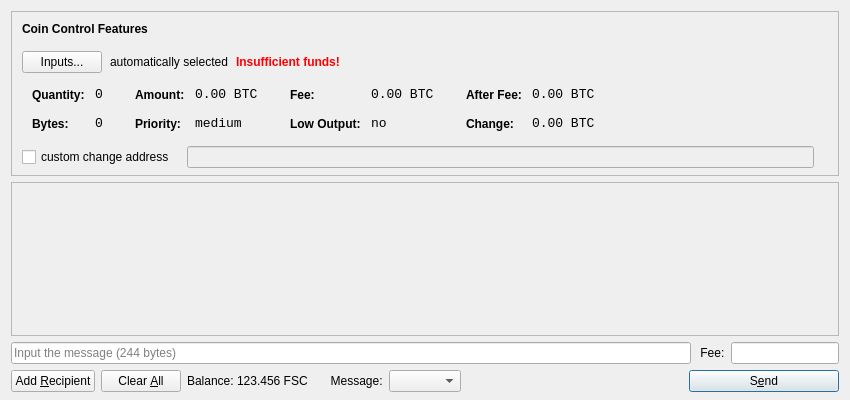
<?xml version="1.0" encoding="UTF-8"?>
<ui version="4.0">
 <class>SendCoinsDialog</class>
 <widget class="QDialog" name="SendCoinsDialog">
  <property name="geometry">
   <rect>
    <x>0</x>
    <y>0</y>
    <width>850</width>
    <height>400</height>
   </rect>
  </property>
  <property name="windowTitle">
   <string>Send Coins</string>
  </property>
  <layout class="QVBoxLayout" name="verticalLayout" stretch="0,1,0,0">
   <property name="bottomMargin">
    <number>8</number>
   </property>
   <item>
    <widget class="QFrame" name="frameCoinControl">
     <property name="sizePolicy">
      <sizepolicy hsizetype="Expanding" vsizetype="Expanding">
       <horstretch>0</horstretch>
       <verstretch>0</verstretch>
      </sizepolicy>
     </property>
     <property name="maximumSize">
      <size>
       <width>16777215</width>
       <height>16777215</height>
      </size>
     </property>
     <property name="frameShape">
      <enum>QFrame::StyledPanel</enum>
     </property>
     <property name="frameShadow">
      <enum>QFrame::Sunken</enum>
     </property>
     <layout class="QVBoxLayout" name="verticalLayoutCoinControl2">
      <property name="spacing">
       <number>6</number>
      </property>
      <property name="leftMargin">
       <number>0</number>
      </property>
      <property name="topMargin">
       <number>0</number>
      </property>
      <property name="rightMargin">
       <number>0</number>
      </property>
      <property name="bottomMargin">
       <number>6</number>
      </property>
      <item>
       <layout class="QVBoxLayout" name="verticalLayoutCoinControl" stretch="0,0,0,0,1">
        <property name="spacing">
         <number>0</number>
        </property>
        <property name="leftMargin">
         <number>10</number>
        </property>
        <property name="topMargin">
         <number>10</number>
        </property>
        <item>
         <layout class="QHBoxLayout" name="horizontalLayoutCoinControl1">
          <property name="bottomMargin">
           <number>15</number>
          </property>
          <item>
           <widget class="QLabel" name="labelCoinControlFeatures">
            <property name="sizePolicy">
             <sizepolicy hsizetype="Preferred" vsizetype="Maximum">
              <horstretch>0</horstretch>
              <verstretch>0</verstretch>
             </sizepolicy>
            </property>
            <property name="font">
             <font>
              <weight>75</weight>
              <bold>true</bold>
             </font>
            </property>
            <property name="styleSheet">
             <string notr="true">font-weight:bold;</string>
            </property>
            <property name="text">
             <string>Coin Control Features</string>
            </property>
           </widget>
          </item>
         </layout>
        </item>
        <item>
         <layout class="QHBoxLayout" name="horizontalLayoutCoinControl2" stretch="0,0,0,0">
          <property name="spacing">
           <number>8</number>
          </property>
          <property name="bottomMargin">
           <number>10</number>
          </property>
          <item>
           <widget class="QPushButton" name="pushButtonCoinControl">
            <property name="styleSheet">
             <string notr="true"/>
            </property>
            <property name="text">
             <string>Inputs...</string>
            </property>
           </widget>
          </item>
          <item>
           <widget class="QLabel" name="labelCoinControlAutomaticallySelected">
            <property name="text">
             <string>automatically selected</string>
            </property>
            <property name="margin">
             <number>5</number>
            </property>
           </widget>
          </item>
          <item>
           <widget class="QLabel" name="labelCoinControlInsuffFunds">
            <property name="font">
             <font>
              <weight>75</weight>
              <bold>true</bold>
             </font>
            </property>
            <property name="styleSheet">
             <string notr="true">color:red;font-weight:bold;</string>
            </property>
            <property name="text">
             <string>Insufficient funds!</string>
            </property>
            <property name="margin">
             <number>5</number>
            </property>
           </widget>
          </item>
          <item>
           <spacer name="horizontalSpacerCoinControl">
            <property name="orientation">
             <enum>Qt::Horizontal</enum>
            </property>
            <property name="sizeHint" stdset="0">
             <size>
              <width>40</width>
              <height>1</height>
             </size>
            </property>
           </spacer>
          </item>
         </layout>
        </item>
        <item>
         <widget class="QWidget" name="widgetCoinControl" native="true">
          <property name="sizePolicy">
           <sizepolicy hsizetype="Preferred" vsizetype="Preferred">
            <horstretch>0</horstretch>
            <verstretch>0</verstretch>
           </sizepolicy>
          </property>
          <property name="minimumSize">
           <size>
            <width>0</width>
            <height>0</height>
           </size>
          </property>
          <property name="styleSheet">
           <string notr="true"/>
          </property>
          <layout class="QHBoxLayout" name="horizontalLayoutCoinControl5">
           <property name="margin">
            <number>0</number>
           </property>
           <item>
            <layout class="QHBoxLayout" name="horizontalLayoutCoinControl3" stretch="0,0,0,1">
             <property name="spacing">
              <number>20</number>
             </property>
             <property name="topMargin">
              <number>0</number>
             </property>
             <property name="bottomMargin">
              <number>10</number>
             </property>
             <item>
              <layout class="QFormLayout" name="formLayoutCoinControl1">
               <property name="horizontalSpacing">
                <number>10</number>
               </property>
               <property name="verticalSpacing">
                <number>14</number>
               </property>
               <property name="leftMargin">
                <number>10</number>
               </property>
               <property name="topMargin">
                <number>4</number>
               </property>
               <property name="rightMargin">
                <number>6</number>
               </property>
               <item row="0" column="0">
                <widget class="QLabel" name="labelCoinControlQuantityText">
                 <property name="styleSheet">
                  <string notr="true">font-weight:bold;</string>
                 </property>
                 <property name="text">
                  <string>Quantity:</string>
                 </property>
                 <property name="margin">
                  <number>0</number>
                 </property>
                </widget>
               </item>
               <item row="0" column="1">
                <widget class="QLabel" name="labelCoinControlQuantity">
                 <property name="font">
                  <font>
                   <family>Monospace</family>
                   <pointsize>10</pointsize>
                  </font>
                 </property>
                 <property name="cursor">
                  <cursorShape>IBeamCursor</cursorShape>
                 </property>
                 <property name="contextMenuPolicy">
                  <enum>Qt::ActionsContextMenu</enum>
                 </property>
                 <property name="text">
                  <string notr="true">0</string>
                 </property>
                 <property name="margin">
                  <number>0</number>
                 </property>
                 <property name="textInteractionFlags">
                  <set>Qt::LinksAccessibleByMouse|Qt::TextSelectableByKeyboard|Qt::TextSelectableByMouse</set>
                 </property>
                </widget>
               </item>
               <item row="1" column="0">
                <widget class="QLabel" name="labelCoinControlBytesText">
                 <property name="styleSheet">
                  <string notr="true">font-weight:bold;</string>
                 </property>
                 <property name="text">
                  <string>Bytes:</string>
                 </property>
                </widget>
               </item>
               <item row="1" column="1">
                <widget class="QLabel" name="labelCoinControlBytes">
                 <property name="font">
                  <font>
                   <family>Monospace</family>
                   <pointsize>10</pointsize>
                  </font>
                 </property>
                 <property name="cursor">
                  <cursorShape>IBeamCursor</cursorShape>
                 </property>
                 <property name="contextMenuPolicy">
                  <enum>Qt::ActionsContextMenu</enum>
                 </property>
                 <property name="text">
                  <string notr="true">0</string>
                 </property>
                 <property name="textInteractionFlags">
                  <set>Qt::LinksAccessibleByMouse|Qt::TextSelectableByKeyboard|Qt::TextSelectableByMouse</set>
                 </property>
                </widget>
               </item>
              </layout>
             </item>
             <item>
              <layout class="QFormLayout" name="formLayoutCoinControl2">
               <property name="horizontalSpacing">
                <number>10</number>
               </property>
               <property name="verticalSpacing">
                <number>14</number>
               </property>
               <property name="leftMargin">
                <number>6</number>
               </property>
               <property name="topMargin">
                <number>4</number>
               </property>
               <property name="rightMargin">
                <number>6</number>
               </property>
               <item row="0" column="0">
                <widget class="QLabel" name="labelCoinControlAmountText">
                 <property name="styleSheet">
                  <string notr="true">font-weight:bold;</string>
                 </property>
                 <property name="text">
                  <string>Amount:</string>
                 </property>
                 <property name="margin">
                  <number>0</number>
                 </property>
                </widget>
               </item>
               <item row="0" column="1">
                <widget class="QLabel" name="labelCoinControlAmount">
                 <property name="font">
                  <font>
                   <family>Monospace</family>
                   <pointsize>10</pointsize>
                  </font>
                 </property>
                 <property name="cursor">
                  <cursorShape>IBeamCursor</cursorShape>
                 </property>
                 <property name="contextMenuPolicy">
                  <enum>Qt::ActionsContextMenu</enum>
                 </property>
                 <property name="text">
                  <string notr="true">0.00 BTC</string>
                 </property>
                 <property name="textInteractionFlags">
                  <set>Qt::LinksAccessibleByMouse|Qt::TextSelectableByKeyboard|Qt::TextSelectableByMouse</set>
                 </property>
                </widget>
               </item>
               <item row="1" column="0">
                <widget class="QLabel" name="labelCoinControlPriorityText">
                 <property name="styleSheet">
                  <string notr="true">font-weight:bold;</string>
                 </property>
                 <property name="text">
                  <string>Priority:</string>
                 </property>
                </widget>
               </item>
               <item row="1" column="1">
                <widget class="QLabel" name="labelCoinControlPriority">
                 <property name="font">
                  <font>
                   <family>Monospace</family>
                   <pointsize>10</pointsize>
                  </font>
                 </property>
                 <property name="cursor">
                  <cursorShape>IBeamCursor</cursorShape>
                 </property>
                 <property name="contextMenuPolicy">
                  <enum>Qt::ActionsContextMenu</enum>
                 </property>
                 <property name="text">
                  <string>medium</string>
                 </property>
                 <property name="textInteractionFlags">
                  <set>Qt::LinksAccessibleByMouse|Qt::TextSelectableByKeyboard|Qt::TextSelectableByMouse</set>
                 </property>
                </widget>
               </item>
              </layout>
             </item>
             <item>
              <layout class="QFormLayout" name="formLayoutCoinControl3">
               <property name="horizontalSpacing">
                <number>10</number>
               </property>
               <property name="verticalSpacing">
                <number>14</number>
               </property>
               <property name="leftMargin">
                <number>6</number>
               </property>
               <property name="topMargin">
                <number>4</number>
               </property>
               <property name="rightMargin">
                <number>6</number>
               </property>
               <item row="0" column="0">
                <widget class="QLabel" name="labelCoinControlFeeText">
                 <property name="styleSheet">
                  <string notr="true">font-weight:bold;</string>
                 </property>
                 <property name="text">
                  <string>Fee:</string>
                 </property>
                 <property name="margin">
                  <number>0</number>
                 </property>
                </widget>
               </item>
               <item row="0" column="1">
                <widget class="QLabel" name="labelCoinControlFee">
                 <property name="font">
                  <font>
                   <family>Monospace</family>
                   <pointsize>10</pointsize>
                  </font>
                 </property>
                 <property name="cursor">
                  <cursorShape>IBeamCursor</cursorShape>
                 </property>
                 <property name="contextMenuPolicy">
                  <enum>Qt::ActionsContextMenu</enum>
                 </property>
                 <property name="text">
                  <string notr="true">0.00 BTC</string>
                 </property>
                 <property name="textInteractionFlags">
                  <set>Qt::LinksAccessibleByMouse|Qt::TextSelectableByKeyboard|Qt::TextSelectableByMouse</set>
                 </property>
                </widget>
               </item>
               <item row="1" column="0">
                <widget class="QLabel" name="labelCoinControlLowOutputText">
                 <property name="styleSheet">
                  <string notr="true">font-weight:bold;</string>
                 </property>
                 <property name="text">
                  <string>Low Output:</string>
                 </property>
                </widget>
               </item>
               <item row="1" column="1">
                <widget class="QLabel" name="labelCoinControlLowOutput">
                 <property name="font">
                  <font>
                   <family>Monospace</family>
                   <pointsize>10</pointsize>
                  </font>
                 </property>
                 <property name="cursor">
                  <cursorShape>IBeamCursor</cursorShape>
                 </property>
                 <property name="contextMenuPolicy">
                  <enum>Qt::ActionsContextMenu</enum>
                 </property>
                 <property name="text">
                  <string>no</string>
                 </property>
                 <property name="textInteractionFlags">
                  <set>Qt::LinksAccessibleByMouse|Qt::TextSelectableByKeyboard|Qt::TextSelectableByMouse</set>
                 </property>
                </widget>
               </item>
              </layout>
             </item>
             <item>
              <layout class="QFormLayout" name="formLayoutCoinControl4">
               <property name="horizontalSpacing">
                <number>10</number>
               </property>
               <property name="verticalSpacing">
                <number>14</number>
               </property>
               <property name="leftMargin">
                <number>6</number>
               </property>
               <property name="topMargin">
                <number>4</number>
               </property>
               <property name="rightMargin">
                <number>6</number>
               </property>
               <item row="0" column="0">
                <widget class="QLabel" name="labelCoinControlAfterFeeText">
                 <property name="styleSheet">
                  <string notr="true">font-weight:bold;</string>
                 </property>
                 <property name="text">
                  <string>After Fee:</string>
                 </property>
                 <property name="margin">
                  <number>0</number>
                 </property>
                </widget>
               </item>
               <item row="0" column="1">
                <widget class="QLabel" name="labelCoinControlAfterFee">
                 <property name="font">
                  <font>
                   <family>Monospace</family>
                   <pointsize>10</pointsize>
                  </font>
                 </property>
                 <property name="cursor">
                  <cursorShape>IBeamCursor</cursorShape>
                 </property>
                 <property name="contextMenuPolicy">
                  <enum>Qt::ActionsContextMenu</enum>
                 </property>
                 <property name="text">
                  <string notr="true">0.00 BTC</string>
                 </property>
                 <property name="textInteractionFlags">
                  <set>Qt::LinksAccessibleByMouse|Qt::TextSelectableByKeyboard|Qt::TextSelectableByMouse</set>
                 </property>
                </widget>
               </item>
               <item row="1" column="0">
                <widget class="QLabel" name="labelCoinControlChangeText">
                 <property name="styleSheet">
                  <string notr="true">font-weight:bold;</string>
                 </property>
                 <property name="text">
                  <string>Change:</string>
                 </property>
                </widget>
               </item>
               <item row="1" column="1">
                <widget class="QLabel" name="labelCoinControlChange">
                 <property name="font">
                  <font>
                   <family>Monospace</family>
                   <pointsize>10</pointsize>
                  </font>
                 </property>
                 <property name="cursor">
                  <cursorShape>IBeamCursor</cursorShape>
                 </property>
                 <property name="contextMenuPolicy">
                  <enum>Qt::ActionsContextMenu</enum>
                 </property>
                 <property name="text">
                  <string notr="true">0.00 BTC</string>
                 </property>
                 <property name="textInteractionFlags">
                  <set>Qt::LinksAccessibleByMouse|Qt::TextSelectableByKeyboard|Qt::TextSelectableByMouse</set>
                 </property>
                </widget>
               </item>
              </layout>
             </item>
            </layout>
           </item>
          </layout>
         </widget>
        </item>
        <item>
         <layout class="QHBoxLayout" name="horizontalLayoutCoinControl4" stretch="0,0,0">
          <property name="spacing">
           <number>12</number>
          </property>
          <property name="sizeConstraint">
           <enum>QLayout::SetDefaultConstraint</enum>
          </property>
          <property name="topMargin">
           <number>5</number>
          </property>
          <property name="rightMargin">
           <number>5</number>
          </property>
          <item>
           <widget class="QCheckBox" name="checkBoxCoinControlChange">
            <property name="text">
             <string>custom change address</string>
            </property>
           </widget>
          </item>
          <item>
           <widget class="QLineEdit" name="lineEditCoinControlChange">
            <property name="enabled">
             <bool>false</bool>
            </property>
            <property name="sizePolicy">
             <sizepolicy hsizetype="Expanding" vsizetype="Fixed">
              <horstretch>0</horstretch>
              <verstretch>0</verstretch>
             </sizepolicy>
            </property>
           </widget>
          </item>
          <item>
           <widget class="QLabel" name="labelCoinControlChangeLabel">
            <property name="sizePolicy">
             <sizepolicy hsizetype="Preferred" vsizetype="Expanding">
              <horstretch>0</horstretch>
              <verstretch>0</verstretch>
             </sizepolicy>
            </property>
            <property name="minimumSize">
             <size>
              <width>0</width>
              <height>0</height>
             </size>
            </property>
            <property name="text">
             <string/>
            </property>
            <property name="margin">
             <number>3</number>
            </property>
           </widget>
          </item>
         </layout>
        </item>
        <item>
         <spacer name="verticalSpacerCoinControl">
          <property name="orientation">
           <enum>Qt::Vertical</enum>
          </property>
          <property name="sizeHint" stdset="0">
           <size>
            <width>800</width>
            <height>1</height>
           </size>
          </property>
         </spacer>
        </item>
       </layout>
      </item>
     </layout>
    </widget>
   </item>
   <item>
    <widget class="QScrollArea" name="scrollArea">
     <property name="widgetResizable">
      <bool>true</bool>
     </property>
     <widget class="QWidget" name="scrollAreaWidgetContents">
      <property name="geometry">
       <rect>
        <x>0</x>
        <y>0</y>
        <width>828</width>
        <height>137</height>
       </rect>
      </property>
      <layout class="QVBoxLayout" name="verticalLayout_2">
       <property name="margin">
        <number>0</number>
       </property>
       <item>
        <layout class="QVBoxLayout" name="entries">
         <property name="spacing">
          <number>6</number>
         </property>
        </layout>
       </item>
       <item>
        <spacer name="verticalSpacer">
         <property name="orientation">
          <enum>Qt::Vertical</enum>
         </property>
         <property name="sizeHint" stdset="0">
          <size>
           <width>20</width>
           <height>40</height>
          </size>
         </property>
        </spacer>
       </item>
      </layout>
     </widget>
    </widget>
   </item>
   <item>
    <layout class="QHBoxLayout" name="horizontalLayoutMsg">
     <item>
      <widget class="QLineEdit" name="lineEditMsg">
       <property name="placeholderText">
        <string>Input the message (244 bytes)</string>
       </property>
      </widget>
     </item>
     <item>
      <widget class="QLabel" name="labelFee">
       <property name="text">
        <string> Fee:</string>
       </property>
      </widget>
     </item>
     <item>
      <widget class="BitcoinAmountField" name="amountEditFee">
       <property name="sizePolicy">
        <sizepolicy hsizetype="Fixed" vsizetype="Fixed">
         <horstretch>0</horstretch>
         <verstretch>0</verstretch>
        </sizepolicy>
       </property>
      </widget>
     </item>
    </layout>
   </item>
   <item>
    <layout class="QHBoxLayout" name="horizontalLayout">
     <item>
      <widget class="QPushButton" name="addButton">
       <property name="toolTip">
        <string>Send to multiple recipients at once</string>
       </property>
       <property name="text">
        <string>Add &amp;Recipient</string>
       </property>
       <property name="icon">
        <iconset resource="../bitcoin.qrc">
         <normaloff>:/icons/add</normaloff>:/icons/add</iconset>
       </property>
       <property name="autoDefault">
        <bool>false</bool>
       </property>
      </widget>
     </item>
     <item>
      <widget class="QPushButton" name="clearButton">
       <property name="sizePolicy">
        <sizepolicy hsizetype="Minimum" vsizetype="Fixed">
         <horstretch>0</horstretch>
         <verstretch>0</verstretch>
        </sizepolicy>
       </property>
       <property name="toolTip">
        <string>Remove all transaction fields</string>
       </property>
       <property name="text">
        <string>Clear &amp;All</string>
       </property>
       <property name="icon">
        <iconset resource="../bitcoin.qrc">
         <normaloff>:/icons/remove</normaloff>:/icons/remove</iconset>
       </property>
       <property name="autoRepeatDelay">
        <number>300</number>
       </property>
       <property name="autoDefault">
        <bool>false</bool>
       </property>
      </widget>
     </item>
     <item>
      <layout class="QHBoxLayout" name="horizontalLayout_2">
       <property name="spacing">
        <number>3</number>
       </property>
       <item>
        <widget class="QLabel" name="label">
         <property name="text">
          <string>Balance:</string>
         </property>
        </widget>
       </item>
       <item>
        <widget class="QLabel" name="labelBalance">
         <property name="cursor">
          <cursorShape>IBeamCursor</cursorShape>
         </property>
         <property name="text">
          <string>123.456 FSC</string>
         </property>
         <property name="textInteractionFlags">
          <set>Qt::LinksAccessibleByMouse|Qt::TextSelectableByKeyboard|Qt::TextSelectableByMouse</set>
         </property>
        </widget>
       </item>
      </layout>
     </item>
     <item>
      <widget class="QLabel" name="label_2">
       <property name="text">
        <string>     Message:</string>
       </property>
      </widget>
     </item>
     <item>
      <widget class="QComboBox" name="comboBoxMsgType"/>
     </item>
     <item>
      <spacer name="horizontalSpacer">
       <property name="orientation">
        <enum>Qt::Horizontal</enum>
       </property>
       <property name="sizeHint" stdset="0">
        <size>
         <width>40</width>
         <height>20</height>
        </size>
       </property>
      </spacer>
     </item>
     <item>
      <widget class="QPushButton" name="sendButton">
       <property name="minimumSize">
        <size>
         <width>150</width>
         <height>0</height>
        </size>
       </property>
       <property name="toolTip">
        <string>Confirm the send action</string>
       </property>
       <property name="text">
        <string>S&amp;end</string>
       </property>
       <property name="icon">
        <iconset resource="../bitcoin.qrc">
         <normaloff>:/icons/send</normaloff>:/icons/send</iconset>
       </property>
       <property name="default">
        <bool>true</bool>
       </property>
      </widget>
     </item>
    </layout>
   </item>
  </layout>
 </widget>
 <customwidgets>
  <customwidget>
   <class>BitcoinAmountField</class>
   <extends>QLineEdit</extends>
   <header>bitcoinamountfield.h</header>
   <container>1</container>
  </customwidget>
 </customwidgets>
 <resources>
  <include location="../bitcoin.qrc"/>
 </resources>
 <connections/>
</ui>
